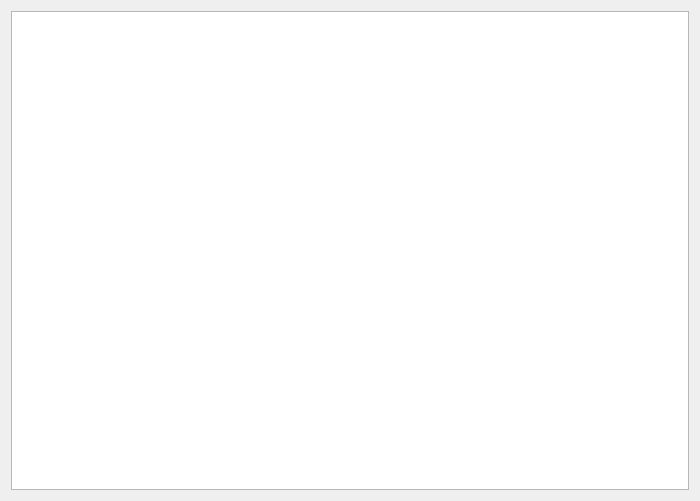
<?xml version="1.0" encoding="UTF-8"?>
<ui version="4.0">
 <class>ModuleViewer</class>
 <widget class="QWidget" name="ModuleViewer">
  <property name="geometry">
   <rect>
    <x>0</x>
    <y>0</y>
    <width>700</width>
    <height>501</height>
   </rect>
  </property>
  <property name="windowTitle">
   <string>Form</string>
  </property>
  <layout class="QGridLayout" name="gridLayout">
   <item row="0" column="0">
    <widget class="QTextBrowser" name="viewer"/>
   </item>
  </layout>
 </widget>
 <resources/>
 <connections/>
</ui>
